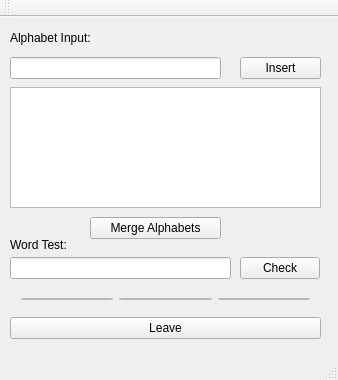
<?xml version="1.0" encoding="UTF-8"?>
<ui version="4.0">
 <class>MainWindow</class>
 <widget class="QMainWindow" name="MainWindow">
  <property name="geometry">
   <rect>
    <x>0</x>
    <y>0</y>
    <width>338</width>
    <height>380</height>
   </rect>
  </property>
  <property name="windowTitle">
   <string>Homework 1</string>
  </property>
  <widget class="QWidget" name="centralWidget">
   <widget class="QLineEdit" name="InputAlphabet">
    <property name="geometry">
     <rect>
      <x>10</x>
      <y>40</y>
      <width>211</width>
      <height>22</height>
     </rect>
    </property>
   </widget>
   <widget class="QLabel" name="label">
    <property name="geometry">
     <rect>
      <x>10</x>
      <y>10</y>
      <width>111</width>
      <height>21</height>
     </rect>
    </property>
    <property name="text">
     <string>Alphabet Input:</string>
    </property>
   </widget>
   <widget class="QPushButton" name="insertButton">
    <property name="geometry">
     <rect>
      <x>240</x>
      <y>40</y>
      <width>81</width>
      <height>22</height>
     </rect>
    </property>
    <property name="text">
     <string>Insert</string>
    </property>
   </widget>
   <widget class="QPushButton" name="merge">
    <property name="geometry">
     <rect>
      <x>90</x>
      <y>200</y>
      <width>131</width>
      <height>22</height>
     </rect>
    </property>
    <property name="text">
     <string>Merge Alphabets</string>
    </property>
   </widget>
   <widget class="QLabel" name="label_2">
    <property name="geometry">
     <rect>
      <x>10</x>
      <y>220</y>
      <width>81</width>
      <height>16</height>
     </rect>
    </property>
    <property name="text">
     <string>Word Test:</string>
    </property>
   </widget>
   <widget class="QLineEdit" name="wordTest">
    <property name="geometry">
     <rect>
      <x>10</x>
      <y>240</y>
      <width>221</width>
      <height>22</height>
     </rect>
    </property>
   </widget>
   <widget class="QPushButton" name="check">
    <property name="geometry">
     <rect>
      <x>240</x>
      <y>240</y>
      <width>80</width>
      <height>22</height>
     </rect>
    </property>
    <property name="text">
     <string>Check</string>
    </property>
   </widget>
   <widget class="QWidget" name="layoutWidget">
    <property name="geometry">
     <rect>
      <x>10</x>
      <y>270</y>
      <width>311</width>
      <height>24</height>
     </rect>
    </property>
    <layout class="QHBoxLayout" name="horizontalLayout">
     <item>
      <widget class="QPushButton" name="prefixe">
       <property name="text">
        <string>Prefixes</string>
       </property>
      </widget>
     </item>
     <item>
      <widget class="QPushButton" name="suffixe">
       <property name="text">
        <string>Suffixes</string>
       </property>
      </widget>
     </item>
     <item>
      <widget class="QPushButton" name="subword">
       <property name="text">
        <string>Subwords</string>
       </property>
      </widget>
     </item>
    </layout>
   </widget>
   <widget class="QListWidget" name="listWidget">
    <property name="geometry">
     <rect>
      <x>10</x>
      <y>70</y>
      <width>311</width>
      <height>121</height>
     </rect>
    </property>
   </widget>
   <widget class="QPushButton" name="leave">
    <property name="geometry">
     <rect>
      <x>10</x>
      <y>300</y>
      <width>311</width>
      <height>22</height>
     </rect>
    </property>
    <property name="text">
     <string>Leave</string>
    </property>
   </widget>
  </widget>
  <widget class="QMenuBar" name="menuBar">
   <property name="geometry">
    <rect>
     <x>0</x>
     <y>0</y>
     <width>338</width>
     <height>19</height>
    </rect>
   </property>
  </widget>
  <widget class="QToolBar" name="mainToolBar">
   <attribute name="toolBarArea">
    <enum>TopToolBarArea</enum>
   </attribute>
   <attribute name="toolBarBreak">
    <bool>false</bool>
   </attribute>
  </widget>
  <widget class="QStatusBar" name="statusBar"/>
 </widget>
 <layoutdefault spacing="6" margin="11"/>
 <resources/>
 <connections>
  <connection>
   <sender>leave</sender>
   <signal>clicked()</signal>
   <receiver>MainWindow</receiver>
   <slot>close()</slot>
   <hints>
    <hint type="sourcelabel">
     <x>165</x>
     <y>346</y>
    </hint>
    <hint type="destinationlabel">
     <x>168</x>
     <y>187</y>
    </hint>
   </hints>
  </connection>
 </connections>
</ui>
